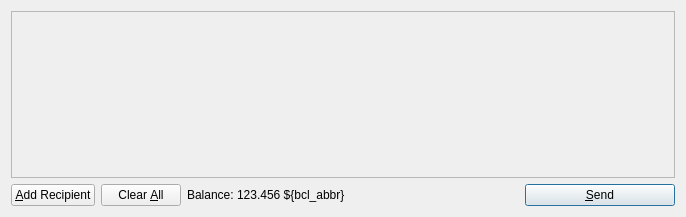
<?xml version="1.0" encoding="UTF-8"?>
<ui version="4.0">
 <class>SendCoinsDialog</class>
 <widget class="QDialog" name="SendCoinsDialog">
  <property name="geometry">
   <rect>
    <x>0</x>
    <y>0</y>
    <width>686</width>
    <height>217</height>
   </rect>
  </property>
  <property name="windowTitle">
   <string>Send Coins</string>
  </property>
  <layout class="QVBoxLayout" name="verticalLayout">
   <item>
    <widget class="QScrollArea" name="scrollArea">
     <property name="widgetResizable">
      <bool>true</bool>
     </property>
     <widget class="QWidget" name="scrollAreaWidgetContents">
      <property name="geometry">
       <rect>
        <x>0</x>
        <y>0</y>
        <width>666</width>
        <height>165</height>
       </rect>
      </property>
      <layout class="QVBoxLayout" name="verticalLayout_2">
       <property name="margin">
        <number>0</number>
       </property>
       <item>
        <layout class="QVBoxLayout" name="entries">
         <property name="spacing">
          <number>6</number>
         </property>
        </layout>
       </item>
       <item>
        <spacer name="verticalSpacer">
         <property name="orientation">
          <enum>Qt::Vertical</enum>
         </property>
         <property name="sizeHint" stdset="0">
          <size>
           <width>20</width>
           <height>40</height>
          </size>
         </property>
        </spacer>
       </item>
      </layout>
     </widget>
    </widget>
   </item>
   <item>
    <layout class="QHBoxLayout" name="horizontalLayout">
     <item>
      <widget class="QPushButton" name="addButton">
       <property name="toolTip">
        <string>Send to multiple recipients at once</string>
       </property>
       <property name="text">
        <string>&amp;Add Recipient</string>
       </property>
       <property name="icon">
        <iconset resource="../bitcoin.qrc">
         <normaloff>:/icons/add</normaloff>:/icons/add</iconset>
       </property>
       <property name="autoDefault">
        <bool>false</bool>
       </property>
      </widget>
     </item>
     <item>
      <widget class="QPushButton" name="clearButton">
       <property name="sizePolicy">
        <sizepolicy hsizetype="Minimum" vsizetype="Fixed">
         <horstretch>0</horstretch>
         <verstretch>0</verstretch>
        </sizepolicy>
       </property>
       <property name="toolTip">
        <string>Remove all transaction fields</string>
       </property>
       <property name="text">
        <string>Clear &amp;All</string>
       </property>
       <property name="icon">
        <iconset resource="../bitcoin.qrc">
         <normaloff>:/icons/remove</normaloff>:/icons/remove</iconset>
       </property>
       <property name="autoRepeatDelay">
        <number>300</number>
       </property>
       <property name="autoDefault">
        <bool>false</bool>
       </property>
      </widget>
     </item>
     <item>
      <layout class="QHBoxLayout" name="horizontalLayout_2">
       <property name="spacing">
        <number>3</number>
       </property>
       <item>
        <widget class="QLabel" name="label">
         <property name="text">
          <string>Balance:</string>
         </property>
        </widget>
       </item>
       <item>
        <widget class="QLabel" name="labelBalance">
         <property name="cursor">
          <cursorShape>IBeamCursor</cursorShape>
         </property>
         <property name="text">
          <string>123.456 ${bcl_abbr}</string>
         </property>
         <property name="textInteractionFlags">
          <set>Qt::LinksAccessibleByMouse|Qt::TextSelectableByKeyboard|Qt::TextSelectableByMouse</set>
         </property>
        </widget>
       </item>
      </layout>
     </item>
     <item>
      <spacer name="horizontalSpacer">
       <property name="orientation">
        <enum>Qt::Horizontal</enum>
       </property>
       <property name="sizeHint" stdset="0">
        <size>
         <width>40</width>
         <height>20</height>
        </size>
       </property>
      </spacer>
     </item>
     <item>
      <widget class="QPushButton" name="sendButton">
       <property name="minimumSize">
        <size>
         <width>150</width>
         <height>0</height>
        </size>
       </property>
       <property name="toolTip">
        <string>Confirm the send action</string>
       </property>
       <property name="text">
        <string>&amp;Send</string>
       </property>
       <property name="icon">
        <iconset resource="../bitcoin.qrc">
         <normaloff>:/icons/send</normaloff>:/icons/send</iconset>
       </property>
       <property name="default">
        <bool>true</bool>
       </property>
      </widget>
     </item>
    </layout>
   </item>
  </layout>
 </widget>
 <resources>
  <include location="../bitcoin.qrc"/>
 </resources>
 <connections/>
</ui>
